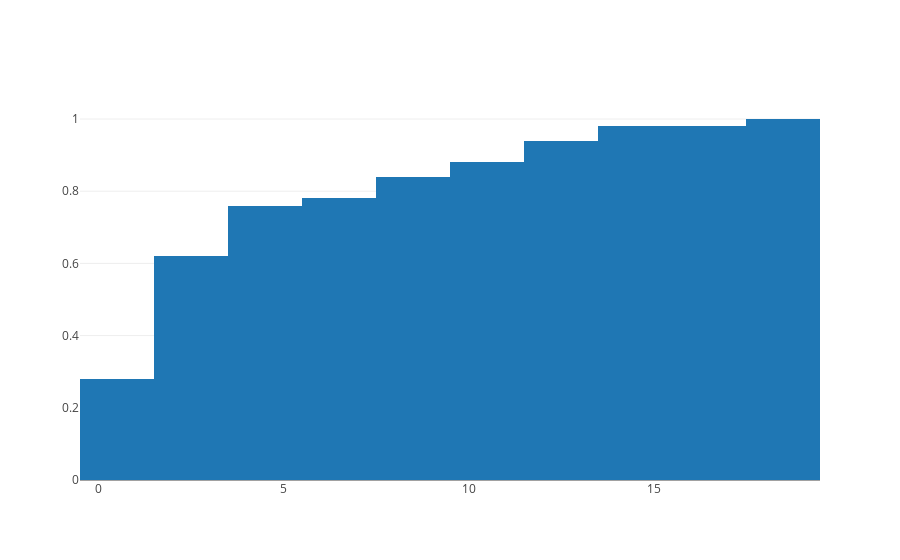

This figure's notebook cell:
### Code cell
x = resultsSZ_ua_cs[str(N)]
data = [go.Histogram(x=x,
                     cumulative=dict(enabled=True),
                    histnorm='probability')]

iplot(data, filename='cumulative histogram')

### Figure 1 — Plotly figure (JSON) as saved in the notebook; plotly's stock layout.template omitted (floating-point values rounded to 4 significant figures)
{"data": [{"cumulative": {"enabled": true}, "histnorm": "probability", "type": "histogram", "x": [1, 2, 7, 4, 12, 2, 9, 2, 1, 4, 3, 3, 1, 2, 4, 1, 2, 2, 14, 8, 1, 2, 1, 1, 1, 1, 13, 1, 4, 5, 12, 10, 2, 4, 8, 1, 1, 2, 14, 18, 2, 1, 1, 2, 3, 4, 10, 2, 2, 2]}], "layout": {}}
